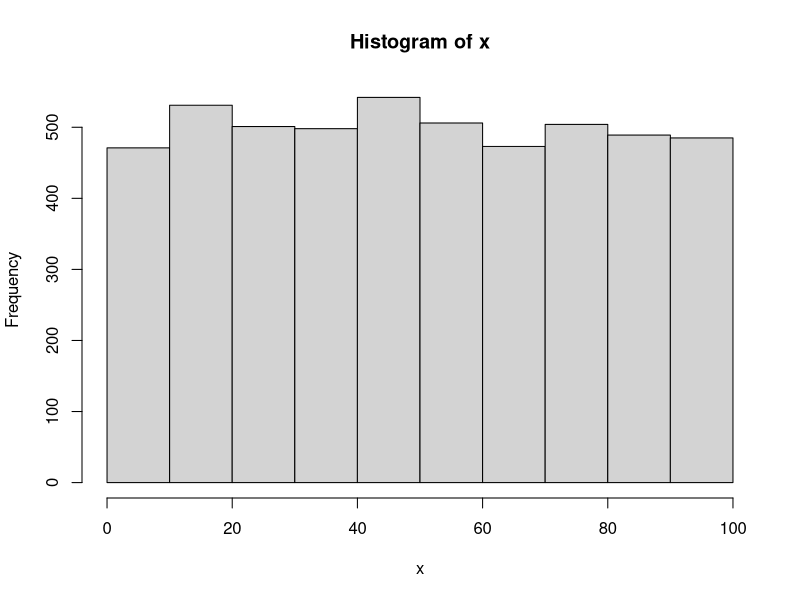
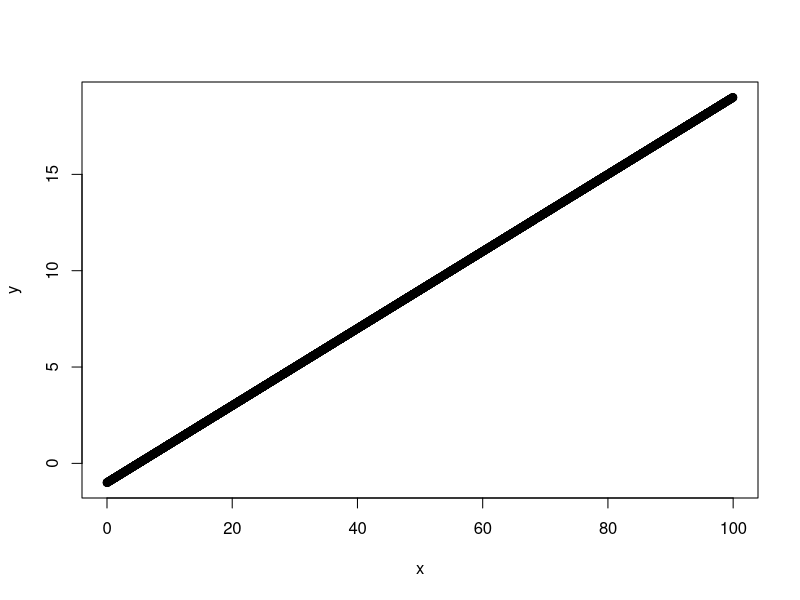

Write R code to recreate these figures, in order.
## ---- chunk 1
knitr::opts_chunk$set(echo = TRUE)
## ---- chunk 2
# produce matrix A
matrixA <- matrix(c(4,5,-1,2,2,1,5,-3,2,2,1,3), nrow=4, ncol=3)

# produce matrix B
matrixB <- matrix(c(2,4,1,3,1,1,1,-3,-1,3,1,1), nrow=3, ncol=4)

# matrix multiplication
matrixC <- matrixA %*% matrixB

print(matrixC)

## ---- chunk 3
v <- 10
while(15 - v > 0.1)
{
  v <- v + runif(n=1, min=0, max=1)
  print(v)
}
## ---- chunk 4

# 5000 random values of x and histogram
x <- runif(n=5000, min=0, max=100)
hist(x)
## ---- chunk 5
# put x values into linear model
a <- 0.2

output = function(a,x){
y = -1 + a*x
return(y)
}

y <- output(x=x, a=0.2)

plot(x,y)
## ---- chunk 6
# the range of the model parameter value to be considered
a.values = seq(-2,2,0.1)

# log likelihood function
logL = function(a, x, y){
  sigma = 1
  500*log(1/(sqrt(2*pi)*sigma)) - 1/((sigma^2)*(1/2)*sum((a*x - y)^2))
}
